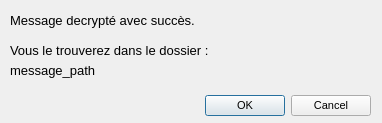
<?xml version="1.0" encoding="UTF-8"?>
<ui version="4.0">
 <class>Dialog1</class>
 <widget class="QDialog" name="Dialog1">
  <property name="geometry">
   <rect>
    <x>0</x>
    <y>0</y>
    <width>382</width>
    <height>123</height>
   </rect>
  </property>
  <property name="font">
   <font>
    <pointsize>2</pointsize>
   </font>
  </property>
  <property name="windowTitle">
   <string>decrypted</string>
  </property>
  <widget class="QDialogButtonBox" name="buttonBox">
   <property name="geometry">
    <rect>
     <x>30</x>
     <y>90</y>
     <width>341</width>
     <height>32</height>
    </rect>
   </property>
   <property name="font">
    <font>
     <pointsize>8</pointsize>
    </font>
   </property>
   <property name="orientation">
    <enum>Qt::Horizontal</enum>
   </property>
   <property name="standardButtons">
    <set>QDialogButtonBox::Cancel|QDialogButtonBox::Ok</set>
   </property>
  </widget>
  <widget class="QLabel" name="label">
   <property name="geometry">
    <rect>
     <x>10</x>
     <y>10</y>
     <width>281</width>
     <height>21</height>
    </rect>
   </property>
   <property name="font">
    <font>
     <pointsize>10</pointsize>
    </font>
   </property>
   <property name="text">
    <string>Message decrypté avec succès.</string>
   </property>
  </widget>
  <widget class="QLabel" name="label_2">
   <property name="geometry">
    <rect>
     <x>10</x>
     <y>40</y>
     <width>281</width>
     <height>21</height>
    </rect>
   </property>
   <property name="font">
    <font>
     <pointsize>10</pointsize>
    </font>
   </property>
   <property name="text">
    <string>Vous le trouverez dans le dossier :</string>
   </property>
  </widget>
  <widget class="QLabel" name="messPathLabel">
   <property name="geometry">
    <rect>
     <x>10</x>
     <y>60</y>
     <width>431</width>
     <height>21</height>
    </rect>
   </property>
   <property name="font">
    <font>
     <pointsize>10</pointsize>
    </font>
   </property>
   <property name="text">
    <string>message_path</string>
   </property>
  </widget>
 </widget>
 <resources/>
 <connections>
  <connection>
   <sender>buttonBox</sender>
   <signal>accepted()</signal>
   <receiver>Dialog1</receiver>
   <slot>accept()</slot>
   <hints>
    <hint type="sourcelabel">
     <x>248</x>
     <y>254</y>
    </hint>
    <hint type="destinationlabel">
     <x>157</x>
     <y>274</y>
    </hint>
   </hints>
  </connection>
  <connection>
   <sender>buttonBox</sender>
   <signal>rejected()</signal>
   <receiver>Dialog1</receiver>
   <slot>reject()</slot>
   <hints>
    <hint type="sourcelabel">
     <x>316</x>
     <y>260</y>
    </hint>
    <hint type="destinationlabel">
     <x>286</x>
     <y>274</y>
    </hint>
   </hints>
  </connection>
 </connections>
</ui>
